Frame 1 (no input): blank canvas, image omitted
Frame 60 (the mouse pressed at the canvas centre just before this capture): blank canvas, image omitted
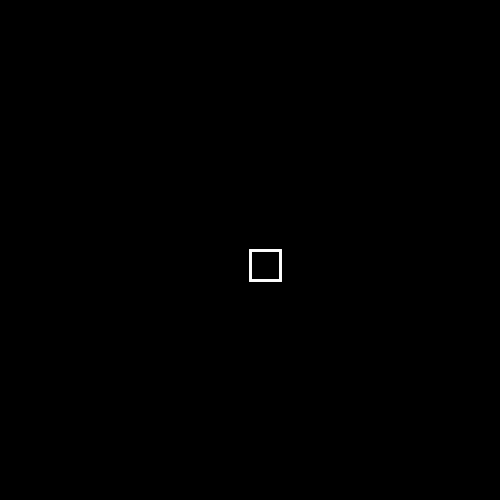
Frame 120 (the mouse held since frame 60 and released just before this capture)

The Processing sketch whose frames 1 and 60 were blank and that drew this single picture after the mouse press (run headless with seeded random() and noise(); from frame 60 on, the mouse is pressed at the canvas centre):

// Processing sketch: processing_174613
// ── processing_174613.pde

int x,y,z;
int eSize;
int R,G,B,T;//色
int speed=5;
void setup(){
  z=0;
  size(500,500);
  smooth();
  background(z);
  noFill();
  noStroke();
  strokeWeight(2);
  
  eSize = 30;
  
  R=255;
  G=255;
  B=255;
  T=50;
}



void draw(){
  rect(mouseX,mouseY,eSize,eSize);
}

void mousePressed(){
  stroke(R,G,B,T);
  
}

void mouseReleased(){
  noFill();
  noStroke();
}
  
  
void keyPressed(){
//-------大きさ-------------------------  
 //細く 小
   if(key == CODED){
     if(keyCode == DOWN){
       if(eSize < 0){
         eSize = 0;
       }
       eSize --;
     }
   //細く　大
   if(keyCode == LEFT){
     if(eSize < 0){
       eSize = 0;
     }
     eSize -=5;
   }  
   //太く 小
   if(keyCode == UP){
     eSize ++;
   }
   //太く　大
   if(keyCode == RIGHT){
     eSize +=5;
   }
  }
    switch(key){
   //元の大きさ
   case'0':
   eSize=30;
   if(z == 0){
   R=255;
   G=255;
   B=255;
   }
   if(z==255){
     R=0;
     G=0;
     B=0;
   }
   println(0);
   break;

//----------色------------------------------   
   case'r':
   R=255;
   G= 23;
   B=23;
   break;
   
   case'g':
   R=23;
   G=255;
   B=23;
   break;
   
   case'b':
   R=23;
   G=23;
   B=255;
   break;
   
   case'y':
   R=255;
   G=244;
   B=23;
   break;
   
   case'c':
   R=23;
   G=234;
   B=255;
   break;
   
   case'p':
   R=255;
   G=23;
   B=240;
   break;
   
   case'R':

     
  if(z == 0){
     z= 255;   
   R=0;
   G=0;
   B=0;
 }
    else if(z == 255){
       z=0;
     R=255;
     G=255;
     B=255;
 }
       background(z);
       println(R);
       break;
       
   
   

    }
}
